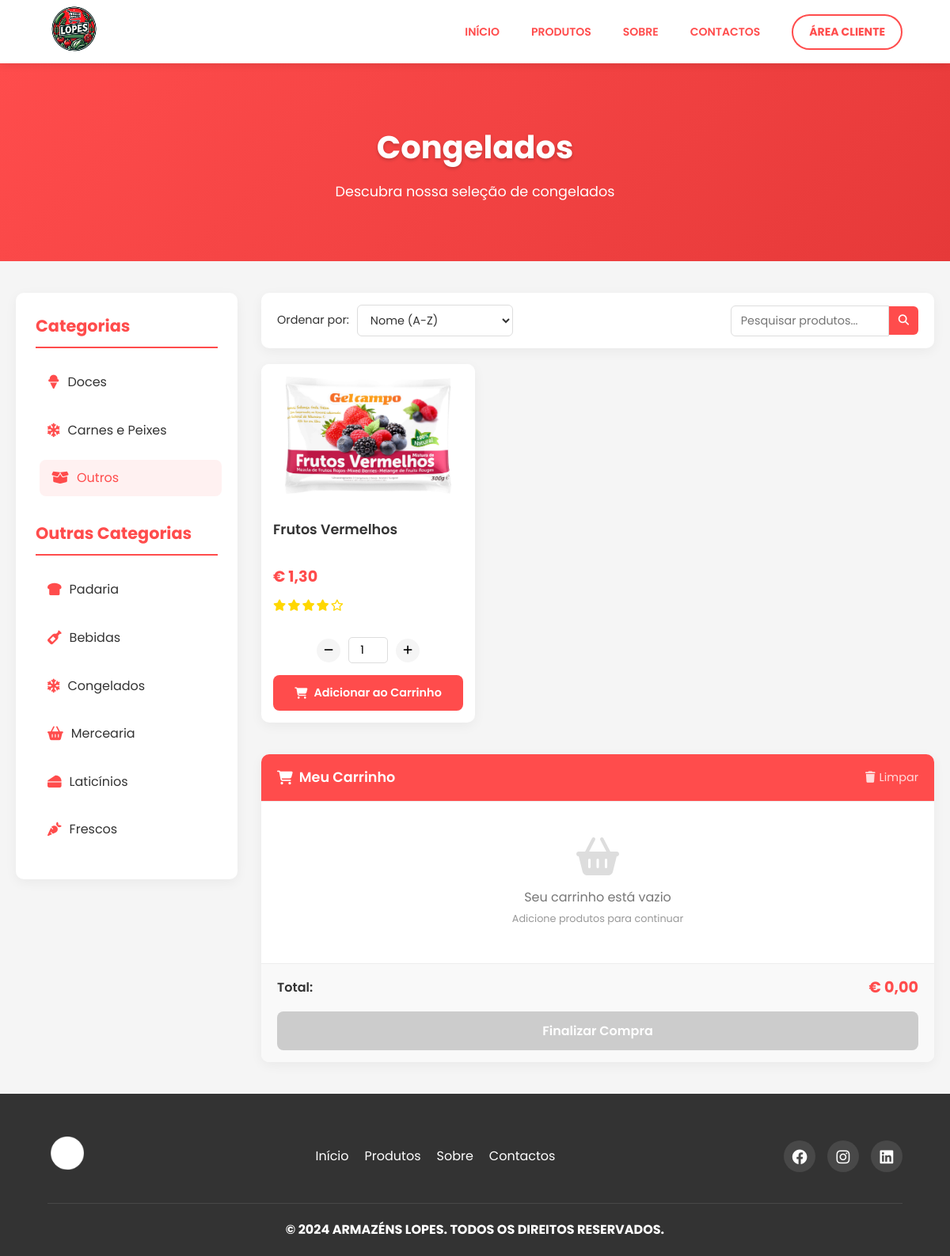
/produtos/congelados/congelados3.php (signed in), run on the app's committed database.
### tables this page shows
CREATE TABLE IF NOT EXISTS `produtos` (
  `id` int(11) NOT NULL AUTO_INCREMENT,
  `nome` varchar(100) NOT NULL,
  `descricao` text DEFAULT NULL,
  `preco` decimal(10,2) NOT NULL,
  `imagem` varchar(255) DEFAULT NULL,
  `categoria` varchar(50) DEFAULT NULL,
  PRIMARY KEY (`id`)
);

### produtos/congelados/congelados3.php (the view, shortened to what this page needs)
<?php
include('../db_connect.php');
if (isset($_SESSION['email'])) {
    $redirectUrl = "../../client/dashboard.php";
} else {
    $redirectUrl = "../../login/login.php";
}
$categoria = "outroscongelado";
$sql = "SELECT * FROM produtos WHERE categoria = '$categoria'";
$result = $conn->query($sql);
?>
<!DOCTYPE html>
<html lang="pt-PT">
<head>
    <link rel="stylesheet" href="../styles/style.css">
    <link rel="stylesheet" href="https://cdnjs.cloudflare.com/ajax/libs/font-awesome/6.4.0/css/all.min.css">
</head>
<body>
    <header>
        <div id="headerimg">
            <a href="../../index.php"><img src="../../img/logolopes.png" alt="Logo Armazéns Lopes"></a>
        </div>
        <div id="headerselect">
            <a href="../../index.php">INÍCIO</a>
            <a href="../../index.php#container2">PRODUTOS</a>
            <a href="../../index.php#sobre">SOBRE</a>
            <a href="../../index.php#container6">CONTACTOS</a>
            <button id="buttonheader" onclick="window.location.href='<?php echo $redirectUrl; ?>'"><strong>ÁREA CLIENTE</strong></button>
        </div>
    </header>
    <div class="page-banner">
        <div class="banner-content">
            <h1>Congelados</h1>
            <p>Descubra nossa seleção de congelados</p>
        </div>
    </div>
    <main>
        <div class="main-container">
        <div class="sidebar">
                <h3>Categorias</h3>
                <ul>
                <li><a href="congelados.php"><i class="fas fa-ice-cream"></i>Doces</a></li>
                <li><a href="congelados2.php"><i class="fas fa-snowflake"></i>Carnes e Peixes</a></li>
                <li><a href="congelados3.php" class="active"><i class="fas fa-box-open"></i>Outros</a></li>
                </ul>
                <h3>Outras Categorias</h3>
                <ul>
                    <li><a href="../padaria/padaria1.php"><i class="fas fa-bread-slice"></i>Padaria</a></li>
                    <li><a href="../bebidas/bebidas.php"><i class="fas fa-wine-bottle"></i>Bebidas</a></li>
                    <li><a href="../congelados/congelados.php"><i class="fas fa-snowflake"></i>Congelados</a></li>
                    <li><a href="../mercearia/mercearia.php"><i class="fas fa-shopping-basket"></i>Mercearia</a></li>
                    <li><a href="../laticinios/laticinios.php"><i class="fas fa-cheese"></i>Laticínios</a></li>
                    <li><a href="../frescos/frescos.php"><i class="fas fa-carrot"></i>Frescos</a></li>
                </ul>
            </div>
            <div class="content-wrapper">
                <div class="product-filters">
                    <div class="filter-group">
                        <label for="sort-by">Ordenar por:</label>
                        <select id="sort-by">
                            <option value="name-asc">Nome (A-Z)</option>
                        </select>
                    </div>
                    <div class="search-products">
                        <input type="text" id="search-input" placeholder="Pesquisar produtos...">
                        <button id="search-btn"><i class="fas fa-search"></i></button>
                    </div>
                </div>
                <div class="product-container">
                    <?php
                    if ($result->num_rows > 0) {
                        while ($row = $result->fetch_assoc()) {
                            echo "<div class='product' data-id='" . $row["id"] . "' data-name='" . $row["nome"] . "' data-price='" . $row["preco"] . "'>";
                            echo "<div class='img-container'>";
                            echo "<img src='" . $row["imagem"] . "' alt='" . $row["nome"] . "'>";
                            echo "</div>";
                            echo "<div class='product-info'>";
                            echo "<h4>" . $row["nome"] . "</h4>";
                            echo "<p class='price'>€ " . number_format($row["preco"], 2, ',', '.') . "</p>";
                            echo "<div class='product-rating'>";
                            echo "<i class='fas fa-star'></i>";
                            echo "<i class='fas fa-star'></i>";
                            echo "<i class='fas fa-star'></i>";
                            echo "<i class='fas fa-star'></i>";
                            echo "<i class='far fa-star'></i>";
                            echo "<span>(4.0)</span>";
                            echo "</div>";
                            echo "</div>";
                            echo "<div class='quantity'>";
                            echo "<button class='btn-minus' data-id='" . $row["id"] . "'><i class='fas fa-minus'></i></button>";
                            echo "<input type='number' value='1' min='1' class='quantity-input' id='qty-" . $row["id"] . "' />";
                            echo "<button class='btn-plus' data-id='" . $row["id"] . "'><i class='fas fa-plus'></i></button>";
                            echo "</div>";
                            echo "<button class='btn-order' data-id='" . $row["id"] . "' data-name='" . $row["nome"] . "' data-price='" . $row["preco"] . "' data-image='" . $row["imagem"] . "'>";
                            echo "<i class='fas fa-shopping-cart'></i> Adicionar ao Carrinho</button>";
                            echo "</div>";
                        }
                    } else {
                        echo "<div class='no-products'>";
                        echo "<i class='fas fa-exclamation-circle'></i>";
                        echo "<p>Nenhum produto encontrado</p>";
                        echo "<p>Tente outra categoria ou volte mais tarde</p>";
                        echo "</div>";
                    }
                    ?>
                </div>
                <div class="cart-container">
                    <div class="cart-header">
                        <h3><i class="fas fa-shopping-cart"></i> Meu Carrinho</h3>
                        <button id="clear-cart"><i class="fas fa-trash"></i> Limpar</button>
                    </div>
                    <div class="cart-items">
                    </div>
                    <div class="cart-footer">
                        <div class="cart-total">
                            <span>Total:</span>
                            <span id="cart-total-value">€ 0,00</span>
                        </div>
                        <button id="checkout-btn" disabled>Finalizar Compra</button>
                    </div>
                </div>
            </div>
        </div>
    </main>
    <footer>
        <div class="footer-content">
            <div class="footer-logo">
                <img src="../../img/logolopes.png" alt="Logo Armazéns Lopes" width="50">
            </div>
            <div class="footer-links">
                <a href="../../index.php">Início</a>
                <a href="../../index.php#container2">Produtos</a>
                <a href="../../index.php#sobre">Sobre</a>
                <a href="../../index.php#container6">Contactos</a>
            </div>
            <div class="footer-social">
                <a href="#"><i class="fab fa-facebook"></i></a>
                <a href="#"><i class="fab fa-instagram"></i></a>
                <a href="#"><i class="fab fa-linkedin"></i></a>
            </div>
        </div>
        <div class="footer-bottom">
            <p><strong>© 2024 ARMAZÉNS LOPES. TODOS OS DIREITOS RESERVADOS.</strong></p>
        </div>
    </footer>
</body>
</html>

### data on the page
produtos: imagem (picture), nome "Frutos Vermelhos", preco "1,30"
